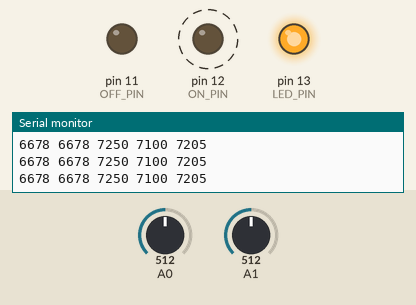
Recording of a sketch running on a simulated Arduino Uno, built with avr-gcc and run on an emulated ATmega328P. Parts: output pins drawn as LEDs (lit = HIGH), the last lines printed to the serial monitor. Dashed ring = blinking. The test bench sets the inputs (shaded band); at power-on: A0 = 512, A1 = 512.

Above: at 1.2 s.
1.3 s: A0 set to 577
3.5 s: A0 set to 585
At 6.2 s:
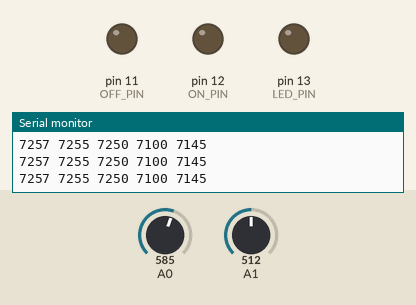
6.5 s: A1 set to 605
8.2 s: A1 set to 631
At 9.9 s:
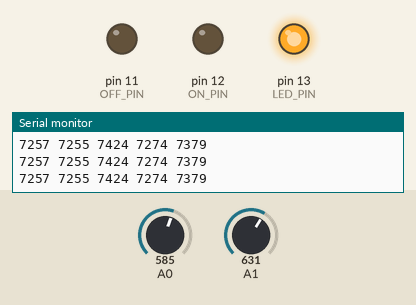
10.8 s: A1 set to 524
12.5 s: A1 set to 503
At 12.8 s:
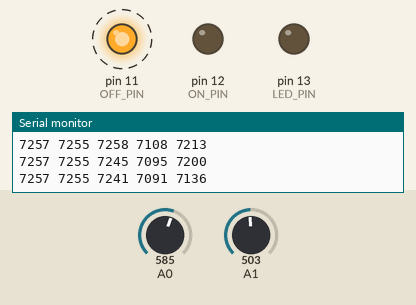
Timing chart, 0 to 15.5 s (numbered marks = the images above; inputs shaded):
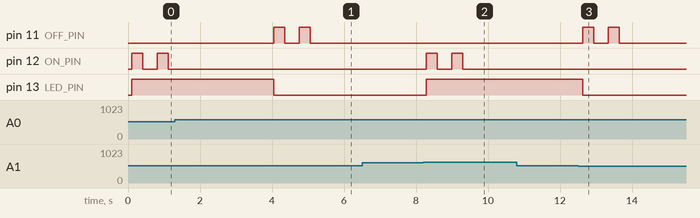

The sketch:

temp_ctl.ino
```cpp
/*
  //temp_ctl
*/

#include <string.h>
#include <EEPROM.h>

#define EEPROM_ADR_CAL_KEY 0
#define EEPROM_ADR_CAL_KEY_SIZE 4


#define AREF 5000
#define ADC_MAX 1023
#define ADC2MV AREF/ADC_MAX

#define POT_PORT A1
#define TEMP_PORT A0

#define ON_PIN 12
#define OFF_PIN 11
#define LED_PIN 13

#define OFF 0
#define ON 1
#define NUM_ACTIONS 2
#define STATE_CHANGE_PERIOD 100
#define READ_VALUES_PERIOD 10
#define SAFTEY_TIMER_PERIOD_MIN 60
#define SAFTEY_TIMER_PERIOD (SAFTEY_TIMER_PERIOD_MIN*60000)
#define ACTION_TIMER_PERIOD 100
#define TRANSMIT_DURATION 300

#define IDLE_STATE  0
#define ON_ACTIVE   1
#define NULL_ACTIVE 2
#define OFF_ACTIVE  3

#define AVG_GROWTH .05
#define AVG_DECAY .01
#define DEG_PER_SEC 50
#define LINEAR_SLOPE_THRESH 300
#define DEG_PER_STEP (DEG_PER_SEC*READ_VALUES_PERIOD/1000)

#define SETPOINT_GROWTH .1
#define SETPOINT_DECAY .1

#define CONT_HYST 1500
#define MIN_T 65000
#define MAX_T 80000
#define TEMP_BORDER_BUFF 20
#define CONVERSION_SLOPE ((MAX_T-MIN_T)/AREF)

#define POT_CTL 0
#define SERIAL_CTL 1

unsigned long temp_val = 0;
char print_buff[100];
#define INPUT_BUFF_LENGTH 100
char input_buff[INPUT_BUFF_LENGTH];
char input_buff_ctr = 0;


unsigned long temp_hyst=CONT_HYST;
unsigned long serial_temp_setpoint = 0;
unsigned long pot_temp_setpoint = 0;
char setpoint_ctl_state = POT_CTL;
unsigned long last_pot_temp_setpoint = 0;
unsigned long temp_now=0;

// the setup routine runs once when you press reset:
void setup() {
  // initialize serial communication at 9600 bits per second:
  Serial.begin(57600);
  pinMode(OFF_PIN, OUTPUT);
  pinMode(ON_PIN, OUTPUT);
  pinMode(LED_PIN, OUTPUT);

  digitalWrite(OFF_PIN, LOW);
  digitalWrite(ON_PIN, LOW);
  digitalWrite(LED_PIN, LOW);

  //check to see if this micro has been calibrated
//  if(EEPROM.read(0)!=1 || EEPROM.read(0)!=9 || EEPROM.read(0)!=8 || EEPROM.read(0)~=3)
//  {
//    EEPROM.write(0,1);
//    EEPROM.write(1,9);
//    EEPROM.write(2,8);
//    EEPROM.write(3,3);
//
//    //set state
//
//  }
}

// the loop routine runs over and over again forever:
void loop() {
  while (1)
  {
    handle_state_machine();
    handle_serial_ctl();
    delay(1);
  }
}

#define SET_TEMP_CMD "temp "
#define SET_HYST_CMD "hyst "

void handle_serial_ctl(void)
{
  char c;
  char *p;
  long num;

  if (Serial.available() > 0)
  {
    c = Serial.read();
    if (c == '\n' | c == '\r') //command receive complete
    {
      input_buff[input_buff_ctr] = '\0';
      input_buff_ctr = 0;

      if (strncmp(input_buff, SET_TEMP_CMD, strlen(SET_TEMP_CMD)) == 0)
      {
        //get the number
        num=str2long(input_buff + strlen(SET_TEMP_CMD));
        serial_temp_setpoint=num;
        last_pot_temp_setpoint=pot_temp_setpoint;
        setpoint_ctl_state=SERIAL_CTL;

//        sprintf(print_buff, "new setpoint/10 %u \n\r", (unsigned int)(num/10));
//        Serial.print(print_buff);
      }
      else if (strncmp(input_buff, SET_HYST_CMD, strlen(SET_HYST_CMD)) == 0)
      {
        //get the number
        num=str2long(input_buff + strlen(SET_TEMP_CMD));
        temp_hyst=num;

//        sprintf(print_buff, "new hist value %u \n\r", (unsigned int)(num/10));
//        Serial.print(print_buff);
      }
    }
    else
    {
      input_buff[input_buff_ctr] = c;
      input_buff_ctr = ((input_buff_ctr + 1) >= INPUT_BUFF_LENGTH) ? 0 : ++input_buff_ctr;
    }
  }
}

long str2long(char * input)
{
  char num_dig=0,i;
  long val=0, multiplier=1;

  //find number of digits
  for(i=0;input[i]>='0' && input[i]<='9';++i)
    num_dig=num_dig+1;

  //compute value
  for(i=0;i<num_dig;++i)
  {
    val=val+multiplier*(input[num_dig-1-i]-'0');
    multiplier=multiplier*10;
  }

  return val;
}

void handle_state_machine(void)
{
  static unsigned long state_change_timer = 0;
  static unsigned long read_values_timer = 0;
  static unsigned long action_timer = 0;
  static unsigned long transmit_timer = 0;
  static unsigned long saftey_timer = 0;
  static unsigned char action_counter = 0;
  static unsigned char action_state = IDLE_STATE;
  static unsigned char state = OFF;
  unsigned long temp_setpoint,state_print_val;

  //
  if (elapsed_time(read_values_timer) > READ_VALUES_PERIOD)
  {
    read_values_timer = millis();
    refresh_setpoint_and_temp();
  }

  //
  if (elapsed_time(saftey_timer) > SAFTEY_TIMER_PERIOD)
  {
    saftey_timer = millis();
    action_counter = NUM_ACTIONS;
  }

  //
  if (elapsed_time(state_change_timer) > ACTION_TIMER_PERIOD)
  {
    state_change_timer = millis();

    if(setpoint_ctl_state==POT_CTL)
      temp_setpoint=pot_temp_setpoint;
    else
      temp_setpoint=serial_temp_setpoint;

    if(state==OFF)
      state_print_val=temp_setpoint-temp_hyst+((unsigned long)(((double)temp_hyst)*.3));
    else
      state_print_val=temp_setpoint-((unsigned long)(((double)temp_hyst)*.3));

      sprintf(print_buff,"%u %u %u %u %u\r\n",
                (unsigned int)(temp_now/10),
                (unsigned int)(temp_val/10),
                (unsigned int)(temp_setpoint/10),
                (unsigned int)((temp_setpoint-temp_hyst)/10),
                (unsigned int)(state_print_val/10));
      Serial.print(print_buff);

    switch (state)
    {
      case OFF:
        if (temp_val < (temp_setpoint-temp_hyst))
        {
          state = ON;
          digitalWrite(LED_PIN, HIGH);
          action_counter = NUM_ACTIONS;
          saftey_timer = millis();
        }
        break;
      case ON:
        if (temp_val > temp_setpoint)
        {
          state = OFF;
          digitalWrite(LED_PIN, LOW);
          action_counter = NUM_ACTIONS;
          saftey_timer = millis();
        }
        break;
    }
  }

  //
  if (elapsed_time(action_timer) > ACTION_TIMER_PERIOD)
  {
    action_timer = millis();

    switch (action_state)
    {
      case IDLE_STATE:
        if (action_counter)
        {
          if (state == ON)
          {
            on_action();
            transmit_timer = millis();
            action_state = ON_ACTIVE;
          }
          else //state==OFF
          {
            off_action();
            transmit_timer = millis();
            action_state = OFF_ACTIVE;
          }
        }
        break;
      case ON_ACTIVE:
        if (elapsed_time(transmit_timer) > TRANSMIT_DURATION)
        {
          no_action();
          transmit_timer = millis();
          action_state = NULL_ACTIVE;
        }
        break;
      case OFF_ACTIVE:
        if (elapsed_time(transmit_timer) > TRANSMIT_DURATION)
        {
          no_action();
          transmit_timer = millis();
          action_state = NULL_ACTIVE;
        }
        break;
      case NULL_ACTIVE:
        if (elapsed_time(transmit_timer) > TRANSMIT_DURATION)
        {
          no_action();
          if (action_counter > 0)
            action_counter--;

          action_state = IDLE_STATE;
        }
        break;
    }
  }

}

void refresh_setpoint_and_temp(void)
{
  unsigned long setpoint_now,diff;
  unsigned int offset;

  //read setpoint value
  setpoint_now = ((unsigned long)(((double)read_adc_mv(POT_PORT)) * CONVERSION_SLOPE)) + MIN_T;

  //if calibration needs to be done
  if (pot_temp_setpoint == 0)
    pot_temp_setpoint = setpoint_now;

  //implement exponential average
  if (setpoint_now > pot_temp_setpoint)
    pot_temp_setpoint = pot_temp_setpoint + ((unsigned long)(((double)(setpoint_now - pot_temp_setpoint)) * SETPOINT_GROWTH));
  else
    pot_temp_setpoint = pot_temp_setpoint - ((unsigned long)(((double)(pot_temp_setpoint - setpoint_now)) * SETPOINT_DECAY));

  if(setpoint_ctl_state==SERIAL_CTL)
  {
    if((pot_temp_setpoint>=(MAX_T-TEMP_BORDER_BUFF))||(pot_temp_setpoint<=(MIN_T+TEMP_BORDER_BUFF)))
      setpoint_ctl_state=POT_CTL;
  }
  ///////////////////////////////////////////////////////////////////////////////////////////////

  //read temp value
  temp_now = read_temp_F(TEMP_PORT);
//  temp_now=pot_temp_setpoint;

  //if calibration needs to be done
  if (temp_val == 0)
  {
    temp_val = temp_now;
//    clear_plot(temp_now);
  }

  //implement linear averager
  if (temp_now > temp_val)
  {
    diff = temp_now-temp_val;
//    diff = diff>LINEAR_SLOPE_THRESH ? (unsigned long)DEG_PER_STEP :(unsigned long)(((double)diff) * AVG_GROWTH);
    diff = (unsigned long)(((double)diff) * AVG_GROWTH);
    temp_val = temp_val + diff;
  }
  else
  {
    diff=temp_val - temp_now;
    diff = diff>LINEAR_SLOPE_THRESH ? (unsigned long)DEG_PER_STEP :(unsigned long)(((double)diff) * AVG_DECAY);
    temp_val = temp_val - diff;
  }

  ///////////////////////////////////////////////////////////////////////////////////////////////

//if(setpoint_ctl_state==POT_CTL)
//{
//      sprintf(print_buff,"%u %u %u ",
//            (unsigned int)(setpoint_now/10),
//            (unsigned int)(pot_temp_setpoint/10) +digitalRead(ON_PIN)*200-digitalRead(OFF_PIN)*200,
//            (unsigned int)((pot_temp_setpoint-temp_hyst)/10));
//}
//else
//{
//      sprintf(print_buff,"%u %u %u ",
//            (unsigned int)(serial_temp_setpoint/10) +digitalRead(ON_PIN)*200-digitalRead(OFF_PIN)*200,
//            (unsigned int)((serial_temp_setpoint-temp_hyst)/10));
//}
//      Serial.print(print_buff);
//
//      sprintf(print_buff,"%u %u\r\n",(unsigned int)(temp_now/10),(unsigned int)(temp_val/10));
//      Serial.print(print_buff);

}


void clear_plot(unsigned int val)
{
  unsigned int count;
  for (count = 0; count < 501; count++)
    Serial.println(val);
}

unsigned long elapsed_time(unsigned long then)
{
  unsigned long now;
  now = millis();
  if (now >= then)
    return now - then;
  else
    return now;
}


unsigned long read_adc_mv(char channel)
{
  return (unsigned long)(((double)analogRead(channel)) * ADC2MV);
}

unsigned long read_temp_C(char channel)
{
//  return (unsigned long)((((double)analogRead(channel)) * ADC2MV - 750) * 100 + 25000);
  return (unsigned long)((((double)analogRead(channel)) * ADC2MV - 3010)*9.009 + 23900);
}

unsigned long read_temp_F(char channel)
{
  return (unsigned long)(((double)read_temp_C(channel)) * 1.8 + 32000);
}


void turn_on(void)
{
  on_action();
  delay(200);
  no_action();
}

void turn_off(void)
{
  off_action();
  delay(200);
  no_action();
}

void on_action(void)
{
  digitalWrite(ON_PIN, HIGH);
  digitalWrite(OFF_PIN, LOW);
}

void off_action(void)
{
  digitalWrite(OFF_PIN, HIGH);
  digitalWrite(ON_PIN, LOW);
}

void no_action(void)
{
  digitalWrite(OFF_PIN, LOW);
  digitalWrite(ON_PIN, LOW);

}
```

Measured:
- the behaviour switches between 584 and 585 on A0 (found by bisection; images 0 and 1)
- the behaviour switches between 618 and 619 on A1 (found by bisection; images 1 and 2)
- the behaviour switches between 515 and 514 on A1 (found by bisection; images 2 and 3)
- after the input at 3.5 s, pin 11 (OFF_PIN): alternates HIGH for 0.30 s and LOW for 0.40 s, 4 changes in all, then stays LOW, starting after 0.55 s; pin 13 (LED_PIN): HIGH → LOW after 0.54 s
- after the input at 8.2 s, pin 12 (ON_PIN): alternates HIGH for 0.30 s and LOW for 0.40 s, 4 changes in all, then stays LOW, starting after 0.09 s; pin 13 (LED_PIN): LOW → HIGH after 0.09 s
- after the input at 12.5 s, pin 11 (OFF_PIN): alternates HIGH for 0.30 s and LOW for 0.40 s, 4 changes in all, then stays LOW, starting after 0.14 s; pin 13 (LED_PIN): HIGH → LOW after 0.14 s
- by itself, pin 12 (ON_PIN): alternates HIGH for 0.30 s and LOW for 0.40 s
